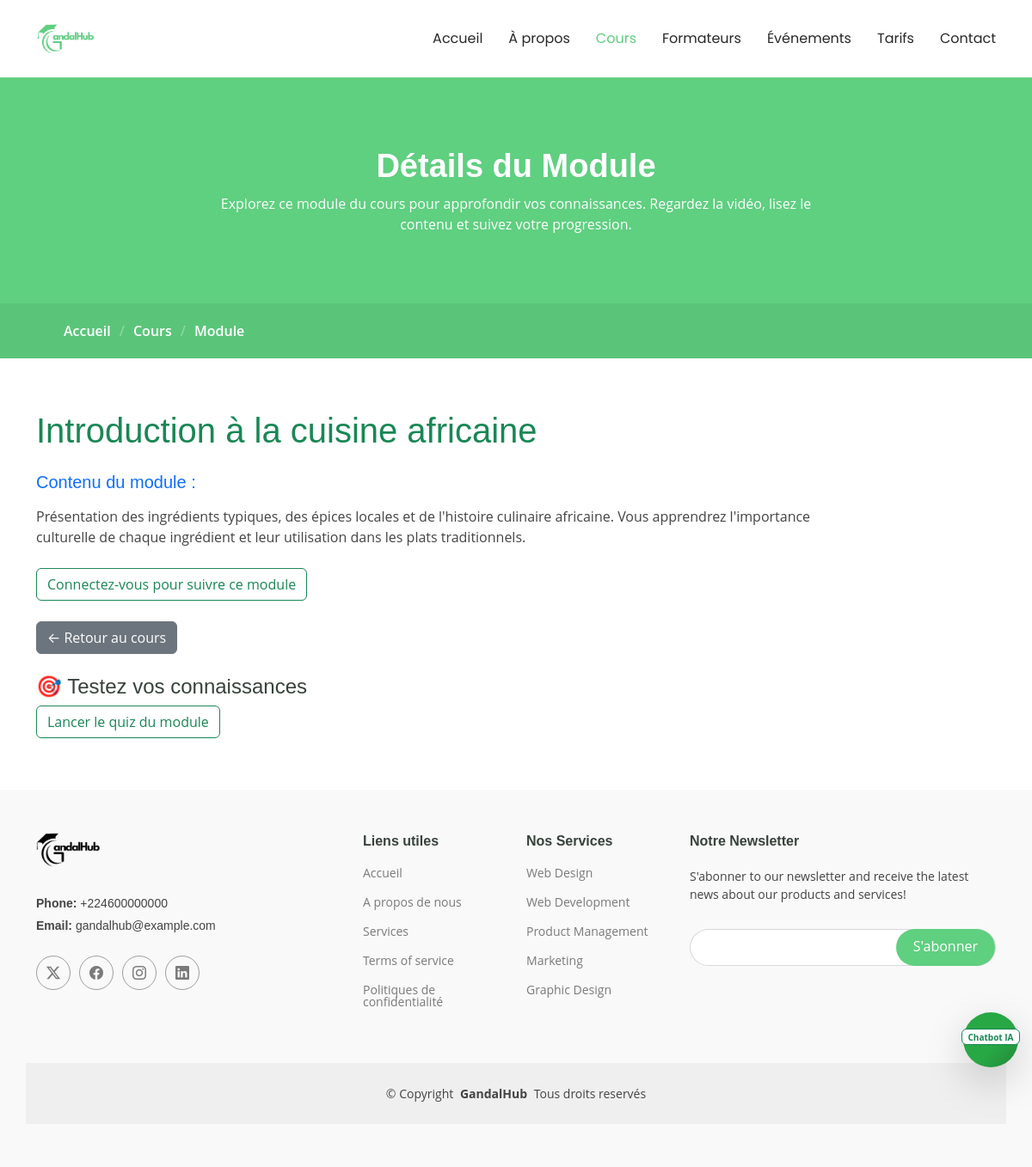
Page /module/1/ on the committed database.
### front/models.py (models this page shows, shortened)
class Module(models.Model):
    titre = models.CharField(max_length=200)
    contenu = models.TextField()
    cours = models.ForeignKey(Cours, on_delete=models.CASCADE, related_name='modules')
    ordre = models.PositiveIntegerField(default=1)

### front/views.py (the view)
# urls.py: path('module/<int:pk>/', views.voir_module, name='voir_module'),
def voir_module(request, pk):
    module = get_object_or_404(Module, pk=pk)
    quiz = Quiz.objects.filter(module=module).first()
    return render(request, 'front/module_detail.html', {
        'module': module,
        'quiz': quiz,
    })

### front/templates/front/module_detail.html (shortened to what this page needs)
<!DOCTYPE html>
<html lang="fr">
{% load static %}
<head>
  <link href="{% static 'vendor/bootstrap/css/bootstrap.min.css' %}" rel="stylesheet">
  <link href="{% static 'vendor/bootstrap-icons/bootstrap-icons.css' %}" rel="stylesheet">
  <link href="{% static 'css/main.css' %}" rel="stylesheet">
</head>
<body>
    <header id="header" class="header d-flex align-items-center sticky-top">
        <div class="container-fluid container-xl position-relative d-flex align-items-center">
        <a href="{% url 'index' %}" class="logo d-flex align-items-center me-auto">
            <img src="{% static 'img/logo_gandalhub1.png' %}" alt="logo_gandalhub">
        </a>
        <nav id="navmenu" class="navmenu" style="position: relative;">
            <ul style="display: flex; align-items: center; margin: 0; padding: 0; list-style: none;">
            <li><a href="{% url 'index' %}">Accueil</a></li>
            <li><a href="{% url 'about' %}">À propos</a></li>
            <li><a href="{% url 'course_list' %}" class="active">Cours</a></li>
            <li><a href="{% url 'trainers' %}">Formateurs</a></li>
            <li><a href="{% url 'events' %}">Événements</a></li>
            <li><a href="{% url 'pricing' %}">Tarifs</a></li>
            <li><a href="{% url 'contact' %}">Contact</a></li>
            </ul>
        </nav>
        </div>
    </header>
    <main class="main">
        <div class="page-title" data-aos="fade">
        <div class="heading">
            <div class="container">
            <div class="row d-flex justify-content-center text-center">
                <div class="col-lg-8">
                <h1>Détails du Module</h1>
                <p class="mb-0">
                    Explorez ce module du cours pour approfondir vos connaissances. Regardez la vidéo, lisez le contenu et suivez votre progression.
                </p>
                </div>
            </div>
            </div>
        </div>
        <nav class="breadcrumbs">
            <div class="container">
            <ol>
                <li><a href="{% url 'index' %}">Accueil</a></li>
                <li><a href="{% url 'course_list' %}">Cours</a></li>
                <li class="current">Module</li>
            </ol>
            </div>
        </nav>
        </div>
        <section>
            <div class="container">
                <div class="col-lg-10">
                    <h1 class="mb-4 text-success">{{ module.titre }}</h1>
                    <div class="mb-4">
                    <h5 class="text-primary">Contenu du module :</h5>
                    <p class="lead">{{ module.contenu|linebreaks }}</p>
                    </div>
                    {% if user.is_authenticated %}
                    <form method="post" action="{% url 'marquer_termine' module.id %}">
                        {% csrf_token %}
                        <button type="submit" class="btn btn-success">
                        ✅ Marquer comme terminé
                        </button>
                    </form>
                    {% else %}
                    <a href="{% url 'login' %}?next={{ request.path }}" class="btn btn-outline-success">
                        Connectez-vous pour suivre ce module
                    </a>
                    {% endif %}
                    <div class="mt-4">
                    <a href="{% url 'course_detail' module.cours.id %}" class="btn btn-secondary">← Retour au cours</a>
                    </div>
                    {% if quiz %}
                        <div class="mt-4">
                            <h4>🎯 Testez vos connaissances</h4>
                            <a href="{% url 'quiz_module' module.id %}" class="btn btn-outline-success">
                            Lancer le quiz du module
                            </a>
                        </div>
                    {% else %}
                        <div class="mt-4 text-muted">
                            <i>Aucun quiz disponible pour ce module pour le moment.</i>
                        </div>
                    {% endif %}
                </div>
            </div>
        </section>
    </main>
    <footer id="footer" class="footer position-relative light-background">
        <div class="container footer-top">
        <div class="row gy-4">
            <div class="col-lg-4 col-md-6 footer-about">
            <a href="{% url 'index' %}" class="logo d-flex align-items-center">
                <img src="{% static 'img/logo_gandalhubnoir1.png' %}" alt="logo_gandalhub">
            </a>
            <div class="footer-contact pt-3">
                <p class="mt-3"><strong>Phone:</strong> <span>+224600000000</span></p>
                <p><strong>Email:</strong> <span>gandalhub@example.com</span></p>
            </div>
            <div class="social-links d-flex mt-4">
                <a href=""><i class="bi bi-twitter-x"></i></a>
                <a href=""><i class="bi bi-facebook"></i></a>
                <a href=""><i class="bi bi-instagram"></i></a>
                <a href=""><i class="bi bi-linkedin"></i></a>
            </div>
            </div>
            <div class="col-lg-2 col-md-3 footer-links">
            <h4>Liens utiles</h4>
            <ul>
                <li><a href="#">Accueil</a></li>
                <li><a href="#">A propos de nous</a></li>
                <li><a href="#">Services</a></li>
                <li><a href="#">Terms of service</a></li>
                <li><a href="#">Politiques de confidentialité</a></li>
            </ul>
            </div>
            <div class="col-lg-2 col-md-3 footer-links">
            <h4>Nos Services</h4>
            <ul>
                <li><a href="#">Web Design</a></li>
                <li><a href="#">Web Development</a></li>
                <li><a href="#">Product Management</a></li>
                <li><a href="#">Marketing</a></li>
                <li><a href="#">Graphic Design</a></li>
            </ul>
            </div>
            <div class="col-lg-4 col-md-12 footer-newsletter">
            <h4>Notre Newsletter</h4>
            <p>S'abonner to our newsletter and receive the latest news about our products and services!</p>
            <form action="forms/newsletter.php" method="post" class="php-email-form">
                <div class="newsletter-form"><input type="email" name="email"><input type="submit" value="S'abonner"></div>
            </form>
            </div>
        </div>
        </div>
        <div class="container copyright text-center mt-4">
        <p>© <span>Copyright</span> <strong class="px-1 sitename">GandalHub</strong> <span>Tous droits reservés</span></p>
        </div>
    </footer>
    {% include "partials/chatbot.html" %}
</body>
</html>

### rows in the picture
Module: titre "Introduction à la cuisine africaine", contenu "Présentation des ingrédients typiques, des épices locales et de l'histoire culinaire africaine. Vous apprendrez l'importance culturelle de chaque ingrédient et leur utilisation dans les plats traditionnels."
